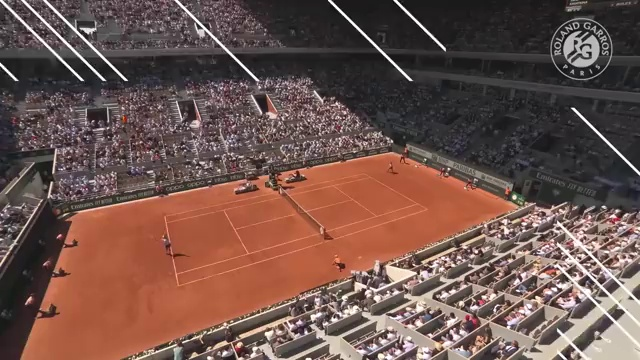
#> input picture uploads/20251022_051402_frame.jpg, 640 x 360 px
$ python -i ball_detector_hybrid.py   (imports and definitions only)
#> lines starting #> are read from the running program, lines starting #| are printed output that depends on the picture; after the words box and inside, x2 and y2 are one past the last pixel; in counts of white or black regions, pixels touching at a corner belong together
"""
Hybrid Ball Detection System
Combines 4 strategies for robust ball detection across various conditions
"""

import cv2
import numpy as np
from typing import Optional, Tuple, List, Dict
import logging

logger = logging.getLogger(__name__)

class HybridBallDetector:
    """
    Multi-strategy ball detector that combines:
    1. Color detection (fast, works for clear balls)
    2. Motion detection (works for fast balls regardless of color)
    3. Background subtraction (works for any moving object)
    4. Template matching (works for various ball appearances)
    """

    def __init__(self):
        # Color detection parameters
        self.color_ranges = [
            # Yellow-green tennis ball
            (np.array([20, 100, 100]), np.array([40, 255, 255])),
            # White (motion blur or bright lighting)
            (np.array([0, 0, 200]), np.array([180, 30, 255])),
            # Gray (shadows)
            (np.array([0, 0, 80]), np.array([180, 50, 200])),
        ]

        # Motion detection
        self.previous_frame = None

        # Background subtraction
        self.bg_subtractor = cv2.createBackgroundSubtractorMOG2(
            history=500,
            varThreshold=16,
            detectShadows=True
        )
        self.bg_initialized = False
        self.bg_init_frames = 0

        # Template matching
        self.ball_templates = self._create_ball_templates()

        # Size constraints
        self.min_area = 10
        self.max_area = 3000
        self.min_circularity = 0.4

        logger.info("Hybrid ball detector initialized")

    def detect(self, frame: np.ndarray, frame_number: int = 0) -> Optional[Dict]:
        """
        Detect ball using hybrid approach

        Returns: {
            'position': (x, y),
            'confidence': float (0-1),
            'method': str (which strategy worked),
            'all_candidates': list of all detections from each method
        }
        """
        all_candidates = []

        # Strategy 1: Color Detection (fastest, try first)
        color_result = self._detect_by_color(frame)
        if color_result:
            all_candidates.append({
                'method': 'color',
                'position': color_result['position'],
                'confidence': color_result['confidence']
            })

            # If very confident, return immediately
            if color_result['confidence'] > 0.8:
                return {
                    'position': color_result['position'],
                    'confidence': color_result['confidence'],
                    'method': 'color',
                    'all_candidates': all_candidates
                }

        # Strategy 2: Motion Detection
        if self.previous_frame is not None:
            motion_result = self._detect_by_motion(frame, self.previous_frame)
            if motion_result:
                all_candidates.append({
                    'method': 'motion',
                    'position': motion_result['position'],
                    'confidence': motion_result['confidence']
                })

                # If very confident, return immediately
                if motion_result['confidence'] > 0.8:
                    self.previous_frame = frame.copy()
                    return {
                        'position': motion_result['position'],
                        'confidence': motion_result['confidence'],
                        'method': 'motion',
                        'all_candidates': all_candidates
                    }

        # Strategy 3: Background Subtraction
        if self.bg_initialized:
            bg_result = self._detect_by_background(frame)
            if bg_result:
                all_candidates.append({
                    'method': 'background',
                    'position': bg_result['position'],
                    'confidence': bg_result['confidence']
                })
        else:
            # Initialize background model
            self.bg_subtractor.apply(frame)
            self.bg_init_frames += 1
            if self.bg_init_frames > 30:  # Need 30 frames to build model
                self.bg_initialized = True
                logger.info("Background model initialized")

        # Strategy 4: Template Matching (slowest, only if others failed)
        if not all_candidates or max(c['confidence'] for c in all_candidates) < 0.6:
            template_result = self._detect_by_template(frame)
            if template_result:
                all_candidates.append({
                    'method': 'template',
                    'position': template_result['position'],
                    'confidence': template_result['confidence']
                })

        # Store frame for next motion detection
        self.previous_frame = frame.copy()

        # Combine all results
        if not all_candidates:
            return None

        final_result = self._combine_results(all_candidates)
        return final_result

    def _detect_by_color(self, frame: np.ndarray) -> Optional[Dict]:
        """Detect ball by color (yellow, white, or gray)"""
        try:
            hsv = cv2.cvtColor(frame, cv2.COLOR_BGR2HSV)

            # Try each color range
            all_contours = []

            for lower, upper in self.color_ranges:
                mask = cv2.inRange(hsv, lower, upper)

                # Clean up mask
                kernel = np.ones((3, 3), np.uint8)
                mask = cv2.morphologyEx(mask, cv2.MORPH_OPEN, kernel)
                mask = cv2.morphologyEx(mask, cv2.MORPH_CLOSE, kernel)

                # Find contours
                contours, _ = cv2.findContours(mask, cv2.RETR_EXTERNAL, cv2.CHAIN_APPROX_SIMPLE)
                all_contours.extend(contours)

            if not all_contours:
                return None

            # Find best candidate
            best_candidate = None
            best_score = 0

            height, width = frame.shape[:2]
            center_x, center_y = width / 2, height / 2

            for contour in all_contours:
                area = cv2.contourArea(contour)

                if area < self.min_area or area > self.max_area:
                    continue

                # Check circularity
                perimeter = cv2.arcLength(contour, True)
                if perimeter == 0:
                    continue

                circularity = 4 * np.pi * area / (perimeter * perimeter)

                if circularity < self.min_circularity:
                    continue

                # Get center
                M = cv2.moments(contour)
                if M["m00"] == 0:
                    continue

                cx = int(M["m10"] / M["m00"])
                cy = int(M["m01"] / M["m00"])

                # Score based on circularity and position
                # Prefer objects near center of frame
                dist_from_center = np.sqrt((cx - center_x)**2 + (cy - center_y)**2)
                max_dist = np.sqrt(center_x**2 + center_y**2)
                center_bonus = 1.0 - (dist_from_center / max_dist) * 0.3

                score = circularity * center_bonus * min(area / 500, 1.0)

                if score > best_score:
                    best_score = score
                    best_candidate = (cx, cy)

            if best_candidate:
                return {
                    'position': best_candidate,
                    'confidence': min(best_score, 0.9)
                }

            return None

        except Exception as e:
            logger.debug(f"Color detection error: {str(e)}")
            return None

    # [130 lines left out: functions _detect_by_motion, _detect_by_background, not called in this run]

    def _detect_by_template(self, frame: np.ndarray) -> Optional[Dict]:
        """Detect ball using template matching"""
        try:
            gray = cv2.cvtColor(frame, cv2.COLOR_BGR2GRAY)

            best_match = None
            best_score = 0

            for template in self.ball_templates:
                # Try multiple scales
                for scale in [0.5, 0.75, 1.0, 1.25, 1.5]:
                    # Resize template
                    template_h, template_w = template.shape
                    new_h, new_w = int(template_h * scale), int(template_w * scale)

                    if new_h > gray.shape[0] or new_w > gray.shape[1]:
                        continue

                    resized_template = cv2.resize(template, (new_w, new_h))

                    # Template matching
                    result = cv2.matchTemplate(gray, resized_template, cv2.TM_CCOEFF_NORMED)
                    min_val, max_val, min_loc, max_loc = cv2.minMaxLoc(result)

                    if max_val > best_score:
                        best_score = max_val
                        # Center of match
                        cx = max_loc[0] + new_w // 2
                        cy = max_loc[1] + new_h // 2
                        best_match = (cx, cy)

            if best_match and best_score > 0.5:
                return {
                    'position': best_match,
                    'confidence': min(best_score, 0.95)
                }

            return None

        except Exception as e:
            logger.debug(f"Template detection error: {str(e)}")
            return None

    def _create_ball_templates(self) -> List[np.ndarray]:
        """Create synthetic tennis ball templates"""
        templates = []

        # Template 1: Clear yellow ball
        template1 = np.zeros((30, 30), dtype=np.uint8)
        cv2.circle(template1, (15, 15), 12, 200, -1)
        templates.append(template1)

        # Template 2: White/bright ball
        template2 = np.zeros((30, 30), dtype=np.uint8)
        cv2.circle(template2, (15, 15), 12, 255, -1)
        templates.append(template2)

        # Template 3: Motion blurred ball (horizontal)
        template3 = np.zeros((30, 40), dtype=np.uint8)
        cv2.ellipse(template3, (20, 15), (18, 10), 0, 0, 360, 200, -1)
        templates.append(template3)

        # Template 4: Motion blurred ball (vertical)
        template4 = np.zeros((40, 30), dtype=np.uint8)
        cv2.ellipse(template4, (15, 20), (10, 18), 0, 0, 360, 200, -1)
        templates.append(template4)

        # Template 5: Small distant ball
        template5 = np.zeros((20, 20), dtype=np.uint8)
        cv2.circle(template5, (10, 10), 7, 200, -1)
        templates.append(template5)

        return templates

    def _combine_results(self, candidates: List[Dict]) -> Dict:
        """Combine results from multiple detection methods"""
        if not candidates:
            return None

        if len(candidates) == 1:
            return {
                'position': candidates[0]['position'],
                'confidence': candidates[0]['confidence'],
                'method': candidates[0]['method'],
                'all_candidates': candidates
            }

        # Weight by confidence
        total_weight = sum(c['confidence'] for c in candidates)

        if total_weight == 0:
            return None

        # Weighted average position
        weighted_x = sum(c['position'][0] * c['confidence'] for c in candidates) / total_weight
        weighted_y = sum(c['position'][1] * c['confidence'] for c in candidates) / total_weight

        # Average confidence (boost if multiple methods agree)
        avg_confidence = total_weight / len(candidates)

        # Check if methods agree (positions close together)
        positions = [c['position'] for c in candidates]
        max_distance = max(
            np.sqrt((p1[0] - p2[0])**2 + (p1[1] - p2[1])**2)
            for i, p1 in enumerate(positions)
            for p2 in positions[i+1:]
        ) if len(positions) > 1 else 0

        # If methods agree closely, boost confidence
        if max_distance < 30:  # Within 30 pixels
            agreement_bonus = 0.2
        elif max_distance < 60:  # Within 60 pixels
            agreement_bonus = 0.1
        else:
            agreement_bonus = 0

        final_confidence = min(avg_confidence + agreement_bonus, 0.98)

        # Determine primary method (highest confidence)
        primary_method = max(candidates, key=lambda c: c['confidence'])['method']

        return {
            'position': (int(weighted_x), int(weighted_y)),
            'confidence': final_confidence,
            'method': f"{primary_method}+combined",
            'all_candidates': candidates,
            'agreement': max_distance < 50
        }

    # [11 lines left out: function reset, not called in this run]

>>> import cv2
>>> picture = cv2.imread('../uploads/20251022_051402_frame.jpg')
#> picture is the input picture: shape (360, 640, 3); mean B, G, R 76.6, 83.9, 111.3
>>> result = HybridBallDetector().detect(picture)
#> in _create_ball_templates, `cv2.circle(template1, (15, 15), 12, 200, -1)`:
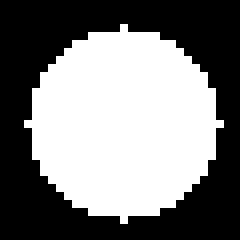
#> template1: shape (30, 30) (shown 8 times larger); values 0 (black) and 200 (white), 49% white; 1 white region, box (x1, y1, x2, y2) and area: (3, 3, 28, 28) 441
#> in _create_ball_templates, `cv2.ellipse(template3, (20, 15), (18, 10), 0, 0, 360, 200, -1)`:
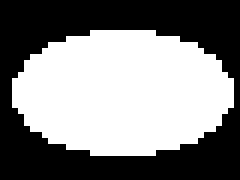
#> template3: shape (30, 40) (shown 6 times larger); values 0 (black) and 200 (white), 51.1% white; 1 black region, box (x1, y1, x2, y2) and area: (0, 0, 40, 30) 587
#> in _create_ball_templates, `cv2.ellipse(template4, (15, 20), (10, 18), 0, 0, 360, 200, -1)`:
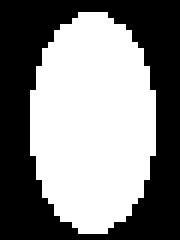
#> template4: shape (40, 30) (shown 6 times larger); values 0 (black) and 200 (white), 51.1% white; 1 black region, box (x1, y1, x2, y2) and area: (0, 0, 30, 40) 587
#> in _create_ball_templates, `cv2.circle(template5, (10, 10), 7, 200, -1)`: template5: shape (20, 20); values 0 (black) and 200 (white), 37.2% white; 1 white region, box (x1, y1, x2, y2) and area: (3, 3, 18, 18) 149
#> in _detect_by_color, `hsv = cv2.cvtColor(frame, cv2.COLOR_BGR2HSV)`: hsv: shape (360, 640, 3); mean H, S, V 68.6, 64.9, 111.6
#> the loop in _detect_by_color, `for lower, upper in self.color_ranges:` made 3 passes
#> pass 2, in _detect_by_color, `mask = cv2.morphologyEx(mask, cv2.MORPH_CLOSE, kernel)`:
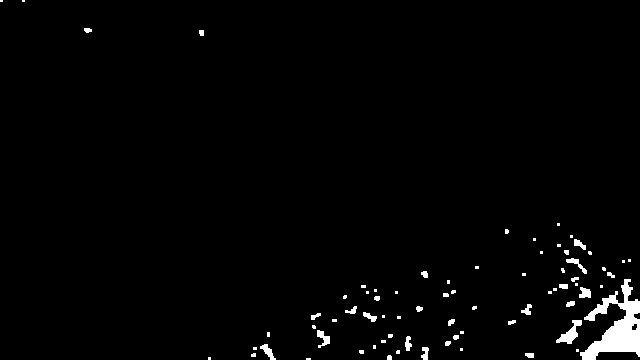
#> mask: shape (360, 640); 1.9% white; 74 white regions (44 under 20 px), largest, box (x1, y1, x2, y2) and area: (580, 279, 640, 360) 2121, (556, 320, 582, 344) 256, (317, 330, 330, 348) 119
#> after the loop in _detect_by_color, `for lower, upper in self.color_ranges:`:
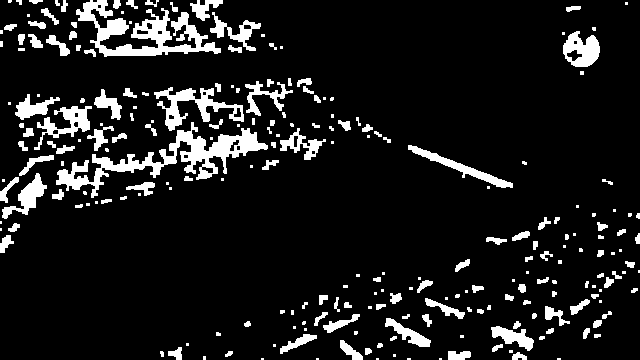
#> mask: shape (360, 640); 10.5% white; 238 white regions (97 under 20 px)
#> after the loop in _detect_by_color, `for lower, upper in self.color_ranges:`: all_contours = 312 contours, 189 with area under 20; largest, box (x1, y1, x2, y2) and area: (56, 122, 268, 198) 3344, (76, 0, 221, 57) 2732, (580, 279, 640, 360) 1944, (154, 87, 244, 131) 1176, (563, 31, 600, 67) 887
#> the loop in _detect_by_color, `for contour in all_contours:` made 312 passes
#> (area, perimeter, circularity, cx, cy, dist_from_center, center_bonus, score) on passes 4, 16, 30, 45, 84, 94, 288: (28, 22.83, 0.675, 529, 354, 272, 0.778, 0.0294), (52, 39.31, 0.423, 407, 343, 184.8, 0.849, 0.0373), (52.5, 38.73, 0.44, 369, 316, 144.6, 0.882, 0.0407), (79, 43.31, 0.529, 584, 292, 286.8, 0.766, 0.064), (147, 62.49, 0.473, 458, 355, 222.9, 0.818, 0.114), (175, 70.28, 0.445, 349, 350, 172.5, 0.859, 0.134), (887, 141.4, 0.558, 580, 50, 290.7, 0.762, 0.425)
#> (area, perimeter, circularity) on passes 10, 13, 21, 23, 33, 34: (52, 40.49, 0.399), (84.5, 52.38, 0.387), (88, 64.14, 0.269), (214, 91.94, 0.318), (34.5, 33.9, 0.377), (46.5, 39.9, 0.367)
#> after the loop in _detect_by_color, `for contour in all_contours:`: best_score = 0.425
#> in detect, `color_result = self._detect_by_color(frame)`: color_result = {'position': (580, 50), 'confidence': 0.425}
#> in _detect_by_template, `gray = cv2.cvtColor(frame, cv2.COLOR_BGR2GRAY)`:
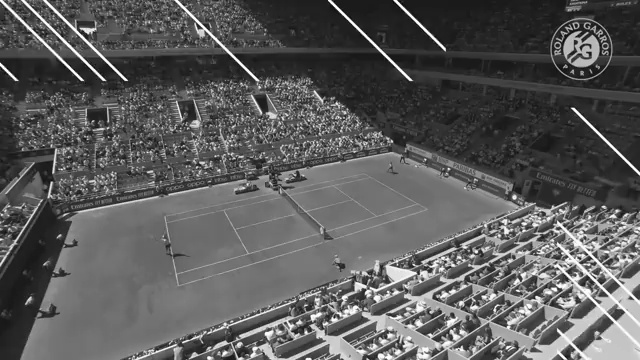
#> gray: shape (360, 640); min 1, max 255, mean 91.3
#> after the loop in _detect_by_template, `for template in self.ball_templates:`:
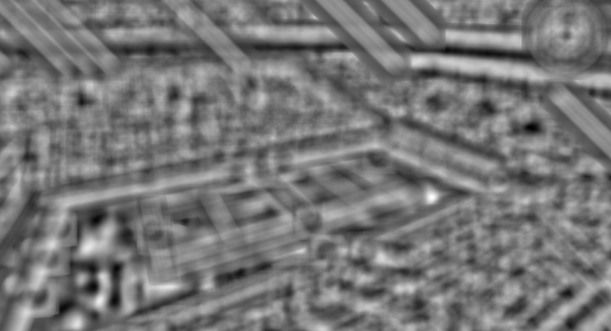
#> result: shape (331, 611) float32; min -0.655, max 0.738, mean -0.00474; drawn with min black and max white
#> after the loop in _detect_by_template, `for template in self.ball_templates:`: best_match = (556, 192); best_score = 0.867; cx = 556; cy = 192
#> in detect, `template_result = self._detect_by_template(frame)`: template_result = {'position': (556, 192), 'confidence': 0.867}
#> in _combine_results, `total_weight = sum(c['confidence'] for c in candidates)`: total_weight = 1.29
#> in _combine_results, `weighted_x = sum(c['position'][0] * c['confidence'] for c in candidate..`: weighted_x = 563.9
#> in _combine_results, `weighted_y = sum(c['position'][1] * c['confidence'] for c in candidate..`: weighted_y = 145.3
#> in _combine_results, `avg_confidence = total_weight / len(candidates)`: avg_confidence = 0.646
#> in _combine_results, `positions = [c['position'] for c in candidates]`: positions = [(580, 50), (556, 192)]
#> in _combine_results, `max_distance = max( np.sqrt((p1[0] - p2[0])**2 + (p1[1] - p2[1])**2) f..`: max_distance = 144
#> in _combine_results, `final_confidence = min(avg_confidence + agreement_bonus, 0.98)`: final_confidence = 0.646
#> in _combine_results, `primary_method = max(candidates, key=lambda c: c['confidence'])['metho..`: primary_method = 'template'
#> in detect, `final_result = self._combine_results(all_candidates)`: final_result = 5 items
#> result = 5 items
